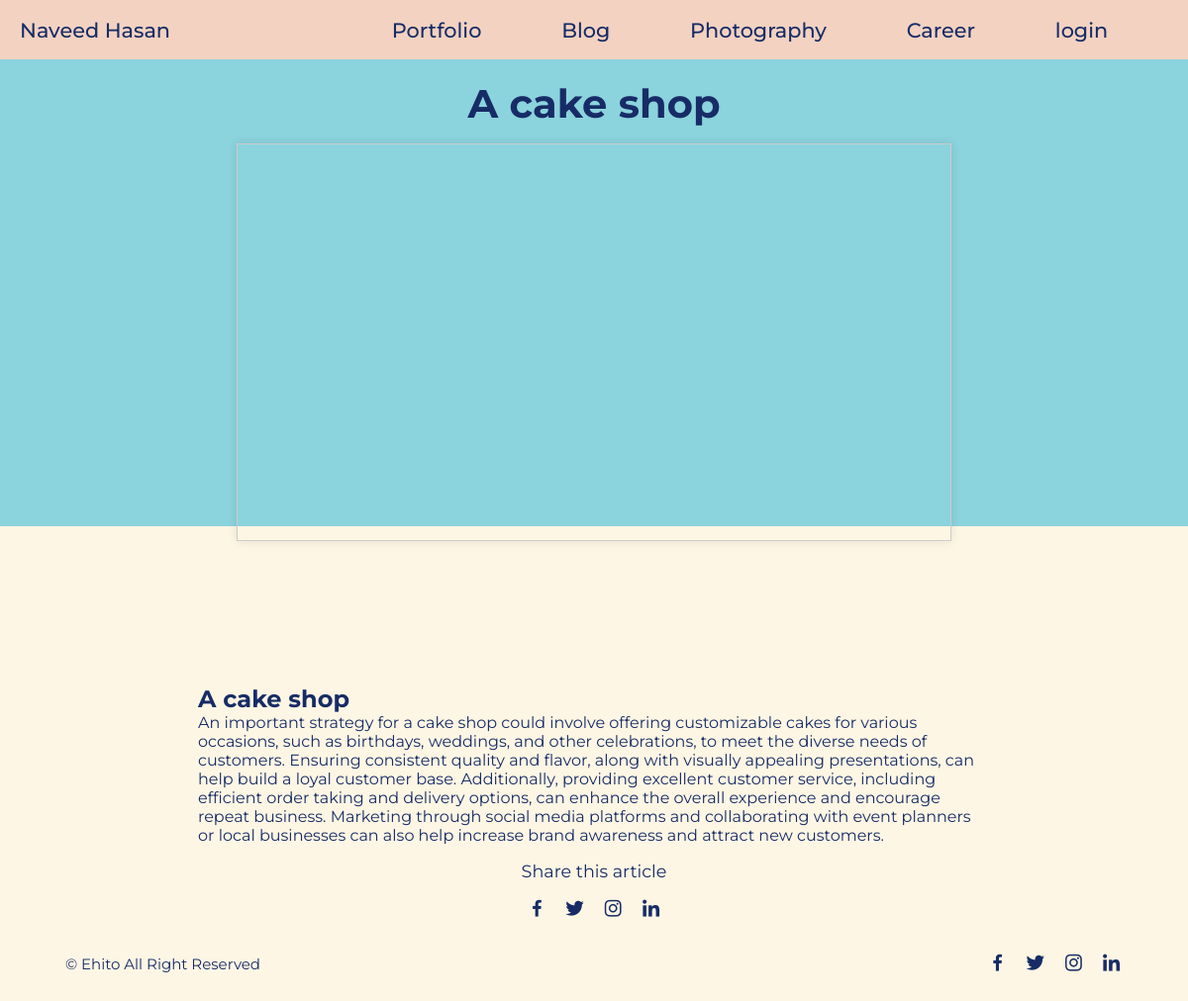
/career/case_study/3, run on the app's committed database.
### models/case_study.py (models this page shows, shortened)
class CaseStudies(db.Model):
    id = db.Column(db.Integer, primary_key=True)
    title = db.Column(db.String)
    description = db.Column(db.String)
    date = db.Column(db.String(100))
    category = db.Column(db.String(100))
    pdf_path = db.Column(db.String(1000))
    cover_path = db.Column(db.String(1000))

### resources/career.py (the view)
class CaseStudy(Resource):
    def get(self, case_id):
        case_study = CaseStudies.query.filter_by(id=case_id).first()
        return make_response(render_template('case_study_page.html', case_study=case_study))

### templates/case_study_page.html (shortened to what this page needs)
{% extends "base.html" %}
    {% block style %}
    <link rel="stylesheet" type="text/css" href="{{ url_for('static', filename='styles/post_page.css') }}">
    <link href='https://unpkg.com/boxicons@2.1.4/css/boxicons.min.css' rel='stylesheet'>
    {% endblock %}
    {% block content %}
    <section class="post-header">
        <div class="header-content post-container">
            <h1 class="header-title">{{case_study.title}}</h1>
            <iframe src="{{ case_study.pdf_path }}" allow="autoplay"></iframe>
        </div>
    </section>
    <section class="post-content post-container">
        <p class="post-text"> {{ case_study.description | safe }} </p>
    </section>
    <div class="share post-container">
        <span class="share-title">Share this article</span>
            <div class="social">
                <a href="#"><i class='bx bxl-facebook'></i></a>
                <a href="#"><i class='bx bxl-twitter'></i></a>
                <a href="#"><i class='bx bxl-instagram'></i></a>
                <a href="#"><i class='bx bxl-linkedin' ></i></a>
            </div>
        </div>
    <div class="footer container">
        <p>&#169; Ehito All Right Reserved</p>
        <div class="social">
            <a href="#"><i class='bx bxl-facebook'></i></a>
            <a href="#"><i class='bx bxl-twitter'></i></a>
            <a href="#"><i class='bx bxl-instagram'></i></a>
            <a href="#"><i class='bx bxl-linkedin'></i></a>
        </div>
    </div>
    {% endblock %}

### static/styles/base.css (style rules this page uses)
* { font-family: "montserrat", sans-serif; margin: 0; padding: 0; color: var(--text-color) }
:root { --bg-color: #fef6e4; --text-color: #172c66; --highligh-color: #001858; --container-color: #8bd3dd; --secondary-color: #f582ae; --navbar-color: #f3d2c1; --notification-color: red; }
body { background-color: var(--bg-color); }
a { text-decoration: none; }

### static/styles/post_page.css (style rules this page uses)
* { font-family: "montserrat", sans-serif; margin: 0; padding: 0; color: var(--text-color) }
:root { --bg-color: #fef6e4; --text-color: #172c66; --highligh-color: #001858; --container-color: #8bd3dd; --secondary-color: #f582ae; --navbar-color: #f3d2c1; --notification-color: red; }
body { display: flex; flex-direction: column; justify-content: center; background-color: var(--bg-color); }
a { text-decoration: none; }
.post-header { width: 100%; height: 500px; display: grid; background-color: var(--container-color); }
.post-container { max-width: 800px; margin: auto; width: 100%; }
.header-content { display: flex; flex-direction: column; align-items: center; margin-top: 2rem !important; }
.header-title { width: 90%; font-size: 2.5rem; text-align: center; margin: 1rem 0 1rem 0; }
.post-content { margin-top: 10rem; }
.post-content p { line-height: 1.5rem; margin: 1rem 0; text-align: justify; }
.share { display: flex; flex-direction: column; align-items: center; row-gap: 1rem; }
.share-title { font-size: 1.1rem; }
.footer { display: flex; justify-content: space-between; align-items: center; padding: 30px 0; }
.footer p { font-size: 0.938rem; }
.social { display: flex; align-items: center; column-gap: 1rem; }
.social .bx { font-size: 1.4rem; color: var(--text-color); }
.container { max-width: 1068px; margin: auto; width: 90%; }
iframe { width: 90%; height: 400px; border: 1px solid #ccc; box-shadow: 0 0 10px rgba(0, 0, 0, 0.1); }

### data on the page
CaseStudies: title "A cake shop", description "A cake shop An important strategy for a cake shop could involve offering customizable cakes for various occasions, such as birthdays, weddings, and other celebrations, to meet the diverse needs of customers. Ensuring consistent quality and flavor, along with visually appealing presentations, can help build a loyal customer base. Additionally, providing excellent customer service, including efficient order taking and delivery options, can enhance the overall experience and encourage repeat business. Marketing through social media platforms and collaborating with event planners or local businesses can also help increase brand awareness and attract new customers."
